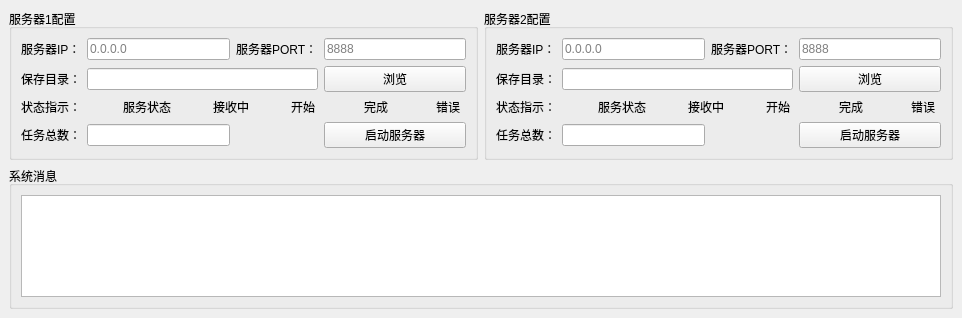
<?xml version="1.0" encoding="UTF-8"?>
<ui version="4.0">
 <class>c_Transmission_Server_Class</class>
 <widget class="QMainWindow" name="c_Transmission_Server_Class">
  <property name="geometry">
   <rect>
    <x>0</x>
    <y>0</y>
    <width>962</width>
    <height>318</height>
   </rect>
  </property>
  <property name="windowTitle">
   <string>机车巡检机器人图像采集-上传软件-v1.0</string>
  </property>
  <property name="windowIcon">
   <iconset resource="Transmission_Server.qrc">
    <normaloff>:/c_Transmission_Server/Images/icon.ico</normaloff>:/c_Transmission_Server/Images/icon.ico</iconset>
  </property>
  <widget class="QWidget" name="centralWidget">
   <layout class="QGridLayout" name="gridLayout_4">
    <item row="0" column="0">
     <widget class="QGroupBox" name="groupBox">
      <property name="title">
       <string>服务器1配置</string>
      </property>
      <layout class="QGridLayout" name="gridLayout">
       <item row="0" column="0">
        <widget class="QLabel" name="label_4">
         <property name="text">
          <string>服务器IP：</string>
         </property>
        </widget>
       </item>
       <item row="0" column="1">
        <widget class="QLineEdit" name="Server_1_Ip">
         <property name="placeholderText">
          <string>0.0.0.0</string>
         </property>
        </widget>
       </item>
       <item row="0" column="2">
        <widget class="QLabel" name="label_5">
         <property name="text">
          <string>服务器PORT：</string>
         </property>
        </widget>
       </item>
       <item row="0" column="3">
        <widget class="QLineEdit" name="Server_1_Port">
         <property name="placeholderText">
          <string>8888</string>
         </property>
        </widget>
       </item>
       <item row="1" column="0">
        <widget class="QLabel" name="label_6">
         <property name="text">
          <string>保存目录：</string>
         </property>
        </widget>
       </item>
       <item row="1" column="1" colspan="2">
        <widget class="QLineEdit" name="Save_Directory_1">
         <property name="readOnly">
          <bool>true</bool>
         </property>
        </widget>
       </item>
       <item row="1" column="3">
        <widget class="QPushButton" name="get_Directory_1">
         <property name="text">
          <string>浏览</string>
         </property>
        </widget>
       </item>
       <item row="2" column="0">
        <widget class="QLabel" name="label_11">
         <property name="text">
          <string>状态指示：</string>
         </property>
        </widget>
       </item>
       <item row="2" column="1" colspan="3">
        <layout class="QHBoxLayout" name="horizontalLayout_8">
         <item>
          <widget class="c_Fr_Light" name="Server_1_State" native="true"/>
         </item>
         <item>
          <widget class="QLabel" name="label_16">
           <property name="text">
            <string>服务状态</string>
           </property>
          </widget>
         </item>
         <item>
          <widget class="c_Fr_Light" name="Receiving_1" native="true"/>
         </item>
         <item>
          <widget class="QLabel" name="label_17">
           <property name="text">
            <string>接收中</string>
           </property>
          </widget>
         </item>
         <item>
          <widget class="c_Fr_Light" name="Start_1" native="true"/>
         </item>
         <item>
          <widget class="QLabel" name="label_18">
           <property name="text">
            <string>开始</string>
           </property>
          </widget>
         </item>
         <item>
          <widget class="c_Fr_Light" name="Finish_1" native="true"/>
         </item>
         <item>
          <widget class="QLabel" name="label_19">
           <property name="text">
            <string>完成</string>
           </property>
          </widget>
         </item>
         <item>
          <widget class="c_Fr_Light" name="Error_1" native="true"/>
         </item>
         <item>
          <widget class="QLabel" name="label_20">
           <property name="text">
            <string>错误</string>
           </property>
          </widget>
         </item>
        </layout>
       </item>
       <item row="3" column="0">
        <widget class="QLabel" name="label_10">
         <property name="text">
          <string>任务总数：</string>
         </property>
        </widget>
       </item>
       <item row="3" column="1">
        <widget class="QLineEdit" name="File_Name_Num_1">
         <property name="readOnly">
          <bool>true</bool>
         </property>
        </widget>
       </item>
       <item row="3" column="2" colspan="2">
        <spacer name="horizontalSpacer">
         <property name="orientation">
          <enum>Qt::Horizontal</enum>
         </property>
         <property name="sizeHint" stdset="0">
          <size>
           <width>40</width>
           <height>20</height>
          </size>
         </property>
        </spacer>
       </item>
       <item row="3" column="3">
        <widget class="QPushButton" name="startButton_1">
         <property name="text">
          <string>启动服务器</string>
         </property>
        </widget>
       </item>
      </layout>
     </widget>
    </item>
    <item row="0" column="1">
     <widget class="QGroupBox" name="groupBox_2">
      <property name="title">
       <string>服务器2配置</string>
      </property>
      <layout class="QGridLayout" name="gridLayout_3">
       <item row="0" column="0">
        <widget class="QLabel" name="label_7">
         <property name="text">
          <string>服务器IP：</string>
         </property>
        </widget>
       </item>
       <item row="0" column="1">
        <widget class="QLineEdit" name="Server_2_Ip">
         <property name="placeholderText">
          <string>0.0.0.0</string>
         </property>
        </widget>
       </item>
       <item row="0" column="2">
        <widget class="QLabel" name="label_8">
         <property name="text">
          <string>服务器PORT：</string>
         </property>
        </widget>
       </item>
       <item row="0" column="3">
        <widget class="QLineEdit" name="Server_2_Port">
         <property name="placeholderText">
          <string>8888</string>
         </property>
        </widget>
       </item>
       <item row="1" column="0">
        <widget class="QLabel" name="label_9">
         <property name="text">
          <string>保存目录：</string>
         </property>
        </widget>
       </item>
       <item row="1" column="1" colspan="2">
        <widget class="QLineEdit" name="Save_Directory_2">
         <property name="readOnly">
          <bool>true</bool>
         </property>
        </widget>
       </item>
       <item row="1" column="3">
        <widget class="QPushButton" name="get_Directory_2">
         <property name="text">
          <string>浏览</string>
         </property>
        </widget>
       </item>
       <item row="2" column="0">
        <widget class="QLabel" name="label_12">
         <property name="text">
          <string>状态指示：</string>
         </property>
        </widget>
       </item>
       <item row="2" column="1" colspan="3">
        <layout class="QHBoxLayout" name="horizontalLayout_9">
         <item>
          <widget class="c_Fr_Light" name="Server_2_State" native="true"/>
         </item>
         <item>
          <widget class="QLabel" name="label_21">
           <property name="text">
            <string>服务状态</string>
           </property>
          </widget>
         </item>
         <item>
          <widget class="c_Fr_Light" name="Receiving_2" native="true"/>
         </item>
         <item>
          <widget class="QLabel" name="label_22">
           <property name="text">
            <string>接收中</string>
           </property>
          </widget>
         </item>
         <item>
          <widget class="c_Fr_Light" name="Start_2" native="true"/>
         </item>
         <item>
          <widget class="QLabel" name="label_23">
           <property name="text">
            <string>开始</string>
           </property>
          </widget>
         </item>
         <item>
          <widget class="c_Fr_Light" name="Finish_2" native="true"/>
         </item>
         <item>
          <widget class="QLabel" name="label_24">
           <property name="text">
            <string>完成</string>
           </property>
          </widget>
         </item>
         <item>
          <widget class="c_Fr_Light" name="Error_2" native="true"/>
         </item>
         <item>
          <widget class="QLabel" name="label_25">
           <property name="text">
            <string>错误</string>
           </property>
          </widget>
         </item>
        </layout>
       </item>
       <item row="3" column="0">
        <widget class="QLabel" name="label_13">
         <property name="text">
          <string>任务总数：</string>
         </property>
        </widget>
       </item>
       <item row="3" column="1">
        <widget class="QLineEdit" name="File_Name_Num_2">
         <property name="readOnly">
          <bool>true</bool>
         </property>
        </widget>
       </item>
       <item row="3" column="2" colspan="2">
        <spacer name="horizontalSpacer_2">
         <property name="orientation">
          <enum>Qt::Horizontal</enum>
         </property>
         <property name="sizeHint" stdset="0">
          <size>
           <width>40</width>
           <height>20</height>
          </size>
         </property>
        </spacer>
       </item>
       <item row="3" column="3">
        <widget class="QPushButton" name="startButton_2">
         <property name="text">
          <string>启动服务器</string>
         </property>
        </widget>
       </item>
      </layout>
     </widget>
    </item>
    <item row="1" column="0" colspan="2">
     <widget class="QGroupBox" name="groupBox_3">
      <property name="sizePolicy">
       <sizepolicy hsizetype="Preferred" vsizetype="Expanding">
        <horstretch>0</horstretch>
        <verstretch>0</verstretch>
       </sizepolicy>
      </property>
      <property name="title">
       <string>系统消息</string>
      </property>
      <layout class="QGridLayout" name="gridLayout_2">
       <item row="0" column="0">
        <widget class="QTextBrowser" name="Worry_List">
         <property name="sizePolicy">
          <sizepolicy hsizetype="Expanding" vsizetype="Expanding">
           <horstretch>0</horstretch>
           <verstretch>0</verstretch>
          </sizepolicy>
         </property>
        </widget>
       </item>
      </layout>
     </widget>
    </item>
   </layout>
  </widget>
 </widget>
 <customwidgets>
  <customwidget>
   <class>c_Fr_Light</class>
   <extends>QWidget</extends>
   <header>Fr_Light.h</header>
   <container>1</container>
  </customwidget>
 </customwidgets>
 <resources>
  <include location="Transmission_Server.qrc"/>
 </resources>
 <connections/>
</ui>
